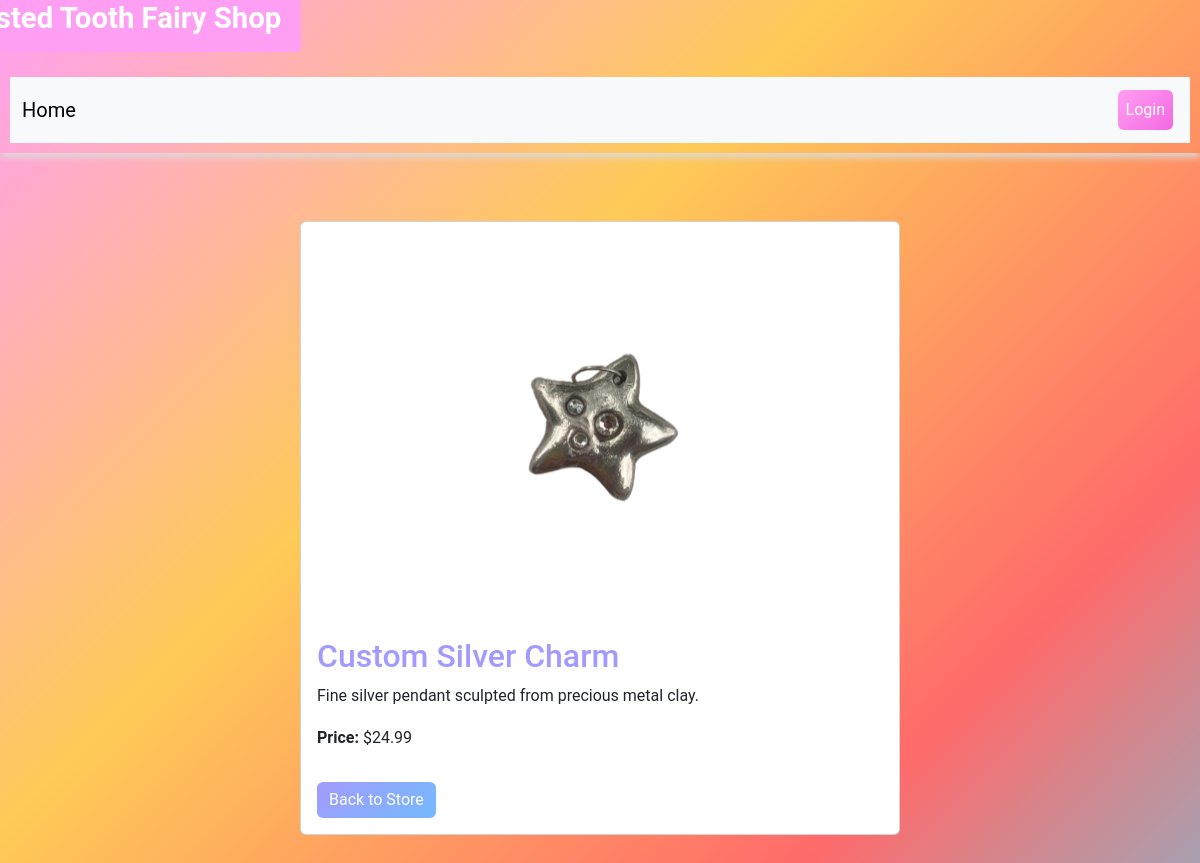
/store/item_detail/1/, run on the app's committed database.
### store/models.py (models this page shows, shortened)
class Item(models.Model):
    title = models.CharField(max_length=200)
    description = models.TextField()
    price = models.FloatField()
    created_date = models.DateTimeField(default=timezone.now)
    published_date = models.DateTimeField(blank=True, null=True)
    image = models.ImageField(upload_to='items/', blank=True)
    stock = models.PositiveIntegerField(default=0)
    category = models.CharField(max_length=100, blank=True, null=True)

### store/views.py (the view)
# urls.py: path('store/item_detail/<int:id>/', views.item_detail, name='item_detail'),  # for item detail page
def item_detail(request, id):
    item = get_object_or_404(Item, pk=id)
    return render(request, 'store/item_detail.html', {'item': item})

### store/templates/store/item_detail.html
{% extends 'store/base.html' %}
{% load static %}
{% block content %}
<div class="container my-5">
    <div class="card mx-auto" style="max-width: 600px;">
        {% if item.image %}
            <img src="{{ item.image.url }}" class="card-img-top" alt="{{ item.title }}">
        {% else %}
            <img src="{% static 'images/default_image_path.jpg' %}" class="card-img-top" alt="{{ item.title }}">
        {% endif %}
        <div class="card-body">
            <h2 class="card-title" style="color: #a29bfe;">{{ item.title }}</h2>
            <p class="card-text">{{ item.description }}</p>
            <p><strong>Price:</strong> ${{ item.price|floatformat:2 }}</p>
            <a href="{% url 'store-page' %}" class="btn btn-secondary mt-3">Back to Store</a>
        </div>
    </div>
</div>
{% endblock %}

### store/static/css/store.css (style rules this page uses)
body { font-family: 'Roboto', sans-serif; background: linear-gradient(135deg, #ff9ff3, #feca57, #ff6b6b, #48dbfb, #1dd1a1, #f368e0); background-size: 200% 200%; background-repeat: no-repeat; background-attachment: fixed; animation: rainbowMove 8s ease infinite; margin: 0; line-height: 1.6; }
.btn-secondary { background: linear-gradient(135deg, #a29bfe, #74b9ff); border: none; color: white; transition: transform 0.3s ease; }

### data on the page
Item: image (picture), title "Custom Silver Charm", description "Fine silver pendant sculpted from precious metal clay.", price "24.99"
